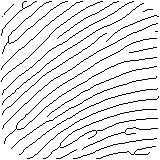
#> input picture fingerprint_storage/images/l1_sample_1.png, 160 x 160 px
$ python -i fingerprint_local.py   (imports and definitions only)   (older library calls are emulated)
#> lines starting #> are read from the running program, lines starting #| are printed output that depends on the picture
#!/usr/bin/env python3
"""
Pure-Python fingerprint engine: minutiae extraction + local-structure matching.

Why this module exists
----------------------
fingerprint_nbis.py needs NIST's mindtct/bozorth3 native binaries, which cannot
be installed on every target (an OrangePi 5B / arm64 board in particular).  This
module does the same job with nothing but numpy and opencv-python, so it runs
anywhere the rest of the system already runs.

Matching algorithm
-------------------
Two prints are compared by finding one confidently-matching pair of minutiae
(a "root"), then growing the match outward: a neighbour of one minutia is
accepted as corresponding to a neighbour of the other only if ITS geometric
relationship to an ALREADY-CONFIRMED pair also lines up. This is the same
family of algorithm real AFIS systems use (NIST's own Bozorth3 included),
and it is deliberately NOT a single global rotation+translation fit: a small
optical sensor captures a different patch of skin on every press, and that
skin stretches and shears differently in different parts of the same image,
so demanding one rigid transform for every minutia throws away correct
correspondences a local model would accept.

IMPORTANT - read before trusting this for access control: this was measured
against a global-transform matcher on the same real captures and only won by
about 30% relative (d' 0.69 -> 0.91, rank-1 58% -> 64% on 10 fingers). That
modest gap, not a dramatic one, is itself evidence: the ceiling here is set by
how few minutiae this sensor's output contains (~15 per press), not by which
matching algorithm reads them. See FINGERPRINT_DIAGNOSIS.md.

It is a drop-in replacement for fingerprint_nbis:

    engine = LocalEngine()
    template = engine.extract_template(image)     # {'xyt', 'minutiae_count', 'quality'}
    result  = identify(engine, image, profiles, gallery)

Templates are written in NIST .xyt text format ("x y theta quality" per line,
theta in degrees), so they share the xyt_template database column with NBIS and
the two engines can read each other's enrollments.

Input images
------------
Two very different kinds of image reach us, and they need different front ends:

  * ALREADY THINNED - the R503 returns a binary ridge skeleton (the sensor runs
    its own enhancement).  Detected by the pixel histogram; used directly.
  * GRAYSCALE - older sensors (FPM383C) send a real gray image.  It gets
    normalisation, a Gabor ridge filter, binarisation and thinning first.

Self test:
    py -3 fingerprint_local.py --selftest
    py -3 fingerprint_local.py --bench test/r503_captures
"""

import os
import sys
import threading
import time
from pathlib import Path
from typing import Dict, List, Optional, Sequence, Tuple

import cv2
import numpy as np

# --------------------------------------------------------------------------
# Tunables (environment overridable)
# --------------------------------------------------------------------------

# Matched-minutiae count required to accept. Measured on 10 real fingers / 50
# presses (test/test_enroll_identify.py evaluate): genuine pairs average 6.1
# matched minutiae, impostor pairs average 3.5, and NO threshold gives both a
# low false-accept and a low false-reject rate - at >=6 FAR is 3.1% but FRR is
# 58%; at >=8 FAR reaches 0% but FRR is 76%. 6 is the best balance found, not
# a safe operating point. See FINGERPRINT_DIAGNOSIS.md section "Why this has a
# hard ceiling" before trusting this threshold for real access control.
LOCAL_MATCH_THRESHOLD = int(os.environ.get("LOCAL_MATCH_THRESHOLD", "6"))

# Minutiae required to ACCEPT a sample during enrollment (a stricter, separate
# gate from the 6-minutiae floor extract_template() applies to everything,
# including a live identify query). Raised from 12 to 16 on 2026-09:
# cross-checking the 10-person / 50-sample dataset, samples below 16 minutiae
# misidentify at 40% vs 34% at >=16 - real, but a smaller effect than minutiae
# count alone explains (several wrong matches happen at 20+ minutiae too, e.g.
# a finger named 'r3' in that dataset is wrong at 21 minutiae). Raising this
# reduces, but does not eliminate, wrong matches - re-enrolling an existing
# weak finger is still worth doing, but is not by itself a fix. A finger that
# consistently can't clear this within ENROLL_RETRY_BUDGET presses (in
# fingerprint_gym.py) is one this sensor genuinely cannot capture well.
# Lowered to 10 on 2026-10 with multi-press enrollment: presses are now
# stitched into one whole-finger template (fuse_presses), so a press that only
# shows a smooth part of the finger - genuinely few minutiae, e.g. the core -
# still adds coverage instead of being rejected. 160x160 R503 presses measure
# 12-57 minutiae (median 18) on the labelled dataset.
MIN_ENROLL_MINUTIAE = int(os.environ.get("MIN_ENROLL_MINUTIAE", "10"))

# The winner must beat the runner-up client by this ratio (1.0 disables).
LOCAL_MATCH_MARGIN = float(os.environ.get("LOCAL_MATCH_MARGIN", "1.25"))

# Neighbours per minutia in the local-structure graph (see match_templates).
LOCAL_NEIGHBORS = int(os.environ.get("LOCAL_NEIGHBORS", "6"))

# Edge-compatibility tolerances for the graph matcher.
LOCAL_DIST_TOL = float(os.environ.get("LOCAL_DIST_TOL", "6.0"))
LOCAL_ANG_TOL_DEG = float(os.environ.get("LOCAL_ANG_TOL_DEG", "20.0"))

# Ignore minutiae this close to the image border: a ridge cut by the edge of
# the capture window looks exactly like a ridge ending and is not repeatable.
LOCAL_BORDER = int(os.environ.get("LOCAL_BORDER", "6"))

# Minutiae closer together than this are a binarisation artefact, not two
# separate features. 8 px is about one ridge period on a 500 dpi sensor.
LOCAL_DEDUPE_DIST = float(os.environ.get("LOCAL_DEDUPE_DIST", "8.0"))

# These matching defaults come from evaluate() in test/test_enroll_identify.py
# against 10 real fingers / 50 presses. Re-run it after changing sensor, and
# after enrolling a meaningfully larger population.

_NB = [(-1, 0), (-1, 1), (0, 1), (1, 1), (1, 0), (1, -1), (0, -1), (-1, -1)]


# ==========================================================================
# Image front end
# ==========================================================================

def _neighbors(img: np.ndarray) -> List[np.ndarray]:
    p = np.pad(img, 1)
    h, w = img.shape
    return [p[1 + dy:1 + dy + h, 1 + dx:1 + dx + w] for dy, dx in _NB]


def crossing_number(skel: np.ndarray) -> np.ndarray:
    """Rutovitz crossing number: 1 = ridge ending, >=3 = bifurcation."""
    P = _neighbors(skel)
    cn = 0.5 * sum(np.abs(P[i].astype(np.int16) - P[(i + 1) % 8].astype(np.int16))
                   for i in range(8))
    return cn.astype(np.int8)


def is_pre_thinned(image: np.ndarray) -> bool:
    """True when the sensor already returned a binary ridge skeleton."""
    vals = np.unique(image)
    if len(vals) > 4:
        return False
    # a skeleton is mostly background: thin lines cover well under half the frame
    dark = float((image < 128).mean())
    return dark < 0.45


# [7 lines left out: function _normalize, not called in this run]


def _orientation(img: np.ndarray, block: int = 8) -> np.ndarray:
    gx = cv2.Sobel(img, cv2.CV_32F, 1, 0, ksize=3)
    gy = cv2.Sobel(img, cv2.CV_32F, 0, 1, ksize=3)
    k = block * 2 + 1
    gxx = cv2.GaussianBlur(gx * gx, (k, k), block / 2.0)
    gyy = cv2.GaussianBlur(gy * gy, (k, k), block / 2.0)
    gxy = cv2.GaussianBlur(gx * gy, (k, k), block / 2.0)
    ang2 = np.arctan2(2 * gxy, gxx - gyy)
    cs = cv2.GaussianBlur(np.cos(ang2), (k, k), block / 2.0)
    sn = cv2.GaussianBlur(np.sin(ang2), (k, k), block / 2.0)
    return np.mod(np.arctan2(sn, cs) / 2.0 + np.pi / 2.0, np.pi)


# [40 lines left out: functions _ridge_period, _thin, not called in this run]


def to_skeleton(image: np.ndarray) -> Tuple[np.ndarray, np.ndarray]:
    """Return (skeleton {0,1}, foreground mask {0,1})."""
    if image.ndim == 3:
        image = cv2.cvtColor(image, cv2.COLOR_BGR2GRAY)
    image = image.astype(np.uint8)

    if is_pre_thinned(image):
        skel = (image < 128).astype(np.uint8)
        mask = np.ones_like(skel)
        return skel, mask

    # grayscale path: normalise -> Gabor along the ridge flow -> binarise -> thin
    norm = _normalize(image)
    period = _ridge_period(norm)
    freq = 1.0 / period
    orient = _orientation(norm)

    sigma = 0.65 * period
    half = int(np.ceil(2.5 * sigma))
    y, x = np.mgrid[-half:half + 1, -half:half + 1].astype(np.float32)
    n_or = 16
    bank = []
    for i in range(n_or):
        th = np.pi * i / n_or
        xr = x * np.cos(th) + y * np.sin(th)
        yr = -x * np.sin(th) + y * np.cos(th)
        g = np.exp(-0.5 * (xr ** 2 + yr ** 2) / sigma ** 2) * np.cos(2 * np.pi * freq * xr)
        bank.append((g - g.mean()).astype(np.float32))
    resp = np.stack([cv2.filter2D(norm, cv2.CV_32F, k) for k in bank])
    # A bank kernel at angle th oscillates ALONG th, so it has to run across the
    # ridges - perpendicular to orient, which is the ridge direction.
    across = np.mod(orient + np.pi / 2.0, np.pi)
    idx = (np.round(across / np.pi * n_or).astype(np.int32) % n_or)
    yy, xx = np.mgrid[0:image.shape[0], 0:image.shape[1]]
    enhanced = resp[idx, yy, xx]

    # foreground: where there is real ridge contrast
    sd = cv2.GaussianBlur(np.abs(enhanced), (0, 0), period)
    mask = (sd > 0.25 * sd.max()).astype(np.uint8)
    mask = cv2.morphologyEx(mask, cv2.MORPH_CLOSE, np.ones((9, 9), np.uint8))
    mask = cv2.morphologyEx(mask, cv2.MORPH_OPEN, np.ones((9, 9), np.uint8))

    binary = ((enhanced > 0) & (mask > 0)).astype(np.uint8)
    n, lbl, stats, _ = cv2.connectedComponentsWithStats(binary, 8)
    keep = np.zeros(n, bool)
    for i in range(1, n):
        keep[i] = stats[i, cv2.CC_STAT_AREA] >= max(8, period)
    binary = keep[lbl].astype(np.uint8)
    return _thin(binary), mask


def prune_spurs(skel: np.ndarray, spur_len: int = 8, min_component: int = 6) -> np.ndarray:
    """Remove islands and spurs (short branches hanging off a bifurcation).

    Only branches that run from a free end INTO a bifurcation within spur_len
    pixels are cut.  Shaving every endpoint instead would also eat the genuine
    ridge endings, which are the minutiae we are trying to find.
    """
    n, lbl, stats, _ = cv2.connectedComponentsWithStats(skel, 8)
    keep = np.zeros(n, bool)
    for i in range(1, n):
        keep[i] = stats[i, cv2.CC_STAT_AREA] >= min_component
    skel = keep[lbl].astype(np.uint8)

    h, w = skel.shape
    for _ in range(3):
        cn = crossing_number(skel)
        ends = np.argwhere((skel == 1) & (cn == 1))
        if len(ends) == 0:
            break
        remove = []
        for y, x in ends:
            path = [(y, x)]
            prev, cur = (y, x), (y, x)
            hit = False
            for _ in range(spur_len):
                nxt = None
                for dy, dx in _NB:
                    ny, nx = cur[0] + dy, cur[1] + dx
                    if 0 <= ny < h and 0 <= nx < w and skel[ny, nx] and (ny, nx) != prev:
                        nxt = (ny, nx)
                        break
                if nxt is None:
                    break
                if cn[nxt] >= 3:
                    hit = True
                    break
                path.append(nxt)
                prev, cur = cur, nxt
            if hit:
                remove.extend(path)
        if not remove:
            break
        for y, x in remove:
            skel[y, x] = 0
    return skel


def _walk(skel: np.ndarray, x: int, y: int, steps: int = 10):
    h, w = skel.shape
    prev, cur, n = (y, x), (y, x), 0
    for _ in range(steps):
        nxt = None
        for dy, dx in _NB:
            ny, nx = cur[0] + dy, cur[1] + dx
            if 0 <= ny < h and 0 <= nx < w and skel[ny, nx] and (ny, nx) != prev:
                nxt = (ny, nx)
                break
        if nxt is None:
            break
        prev, cur, n = cur, nxt, n + 1
    if cur == (y, x):
        return None
    # point away from the ridge body, image coords (y grows downward)
    return float(np.mod(np.arctan2(-(cur[0] - y), -(cur[1] - x)), 2 * np.pi)), n


def extract_minutiae(image: np.ndarray, border: int = LOCAL_BORDER,
                     spur_len: int = 8, min_component: int = 6,
                     dedupe_dist: float = LOCAL_DEDUPE_DIST):
    """Return (minutiae, skeleton). Minutia = (x, y, theta_rad, kind, quality)."""
    skel, mask = to_skeleton(image)
    skel = prune_spurs(skel, spur_len=spur_len, min_component=min_component)
    cn = crossing_number(skel)
    h, w = skel.shape

    inner = cv2.erode(mask, np.ones((3, 3), np.uint8), iterations=border)
    inner[:border, :] = 0
    inner[h - border:, :] = 0
    inner[:, :border] = 0
    inner[:, w - border:] = 0

    orient = _orientation(skel.astype(np.float32) * 255.0, block=10)
    out = []
    for y, x in np.argwhere((skel == 1) & (cn == 1) & (inner == 1)):
        d = _walk(skel, int(x), int(y))
        if d is None or d[1] < 4:
            continue
        out.append((int(x), int(y), d[0], 1, min(100, 40 + 6 * d[1])))
    for y, x in np.argwhere((skel == 1) & (cn >= 3) & (inner == 1)):
        out.append((int(x), int(y), float(orient[y, x]), 3, 60))

    return _dedupe(out, dedupe_dist), skel


def _dedupe(m, min_dist: float = 6.0):
    """Two minutiae closer than one ridge width are a binarisation artefact."""
    if not m:
        return []
    pts = np.array([(a[0], a[1]) for a in m], float)
    drop = np.zeros(len(m), bool)
    for i in range(len(m)):
        if drop[i]:
            continue
        d = np.hypot(pts[:, 0] - pts[i, 0], pts[:, 1] - pts[i, 1])
        for j in np.where(d < min_dist)[0]:
            if j != i:
                drop[j] = True
    return [m[i] for i in range(len(m)) if not drop[i]]


# ==========================================================================
# Template (NIST .xyt text) and matching
# ==========================================================================

# [22 lines left out: functions minutiae_to_xyt, parse_xyt, not called in this run]


def _wrap(a):
    return np.mod(a + np.pi, 2 * np.pi) - np.pi


# [159 lines left out: functions build_template, _root_candidates, _edge_compatible, match_templates, match_pairs, _grow, not called in this run]


# ==========================================================================
# Multi-press fusion ("move your finger around", as phone sensors enroll)
# ==========================================================================
# The R503 sees only ~8 mm of finger per press, ~10-20 minutiae. A live press
# can land anywhere on the finger, so it often shares too few minutiae with any
# single enrolled press. Enrollment therefore asks for presses at different
# positions and stitches them into one template covering the whole finger:
# each press is aligned onto the template through the minutiae it shares with
# it (rotation + shift), then its new minutiae are added.

# Shared minutiae needed to place a press onto the template. Fewer than this
# and the alignment could be a coincidence - the press stays a separate sample.
FUSE_MIN_PAIRS = int(os.environ.get("FUSE_MIN_PAIRS", "5"))

# Max RMS alignment error (px) for the shared minutiae; above it the press is
# not stitched (one ridge period is ~8 px at 508 dpi).
FUSE_MAX_RMS = float(os.environ.get("FUSE_MAX_RMS", "6.0"))

# A stitched minutia this close to an existing one, pointing the same way, is
# the same feature seen again: it is merged, not added twice.
FUSE_MERGE_DIST = float(os.environ.get("FUSE_MERGE_DIST", "8.0"))
FUSE_MERGE_ANGLE_DEG = float(os.environ.get("FUSE_MERGE_ANGLE_DEG", "30.0"))


# [108 lines left out: functions _rigid_fit, align_minutiae, fuse_minutiae, fuse_presses, not called in this run]


# ==========================================================================
# Engine / gallery / identification  (mirrors fingerprint_nbis)
# ==========================================================================

class LocalEngine:
    """Same surface as fingerprint_nbis.NbisEngine, no native binaries."""

    # [21 lines left out: functions __init__, extract_template, not called in this run]

    def match(self, xyt1: str, xyt2: str) -> int:
        return match_templates(build_template(parse_xyt(xyt1)),
                               build_template(parse_xyt(xyt2)))


class GalleryCache:
    """Holds enrolled pair tables in memory, rebuilt when enrollment changes."""

    # [23 lines left out: functions __init__, _samples_of, _signature_of, not called in this run]

    def invalidate(self) -> None:
        with self._lock:
            self._signature = None

    # [133 lines left out: functions build, identify, _selftest, _bench, not called in this run]


# [7 lines not run here, left out]

>>> import cv2
>>> picture = cv2.imread('fingerprint_storage/images/l1_sample_1.png')
#> picture is the input picture: shape (160, 160, 3); 90.6% white; black in thin lines or dots
>>> result = extract_minutiae(picture)
#> in is_pre_thinned, `vals = np.unique(image)`: vals = [0, 255]
#> in is_pre_thinned, `dark = float((image < 128).mean())`: dark = 0.0938
#> in prune_spurs, `n, lbl, stats, _ = cv2.connectedComponentsWithStats(skel, 8)`:
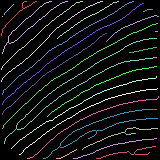
#> lbl: shape (160, 160) int32; 26 distinct labels, from 0 to 25; one colour per label, 0 black
#> in prune_spurs, `n, lbl, stats, _ = cv2.connectedComponentsWithStats(skel, 8)`: n = 26; stats = 26 rows, first 6: [0, 0, 160, 160, 23199], [1, 1, 36, 35, 51], [2, 1, 66, 53, 122], [1, 1, 82, 69, 84], [1, 1, 102, 81, 105], [57, 1, 62, 38, 62]
#> the loop in prune_spurs, `for _ in range(3):` made 1 pass
#> pass 1, in _neighbors, `p = np.pad(img, 1)`:
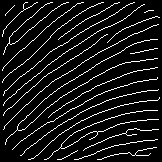
#> p: shape (162, 162); values 0 (black) and 1 (white), 9.1% white in thin lines or dots
#> in _orientation, `gxy = cv2.GaussianBlur(gx * gy, (k, k), block / 2.0)`:
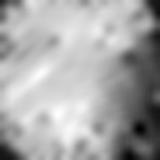
#> gxy: shape (160, 160) float32; min -6447.7, max 66325.5, mean 41452.9; drawn with min black and max white
#> in _orientation, `ang2 = np.arctan2(2 * gxy, gxx - gyy)`:
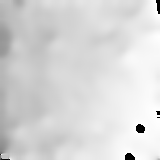
#> ang2: shape (160, 160) float32; min -3.14, max 3.14, mean 2.18; drawn with min black and max white
#> in _orientation, `cs = cv2.GaussianBlur(np.cos(ang2), (k, k), block / 2.0)`:
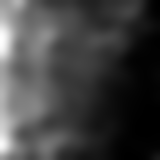
#> cs: shape (160, 160) float32; min -1, max 0.775, mean -0.541; drawn with min black and max white
#> in _orientation, `sn = cv2.GaussianBlur(np.sin(ang2), (k, k), block / 2.0)`:
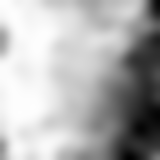
#> sn: shape (160, 160) float32; min 0.0044, max 0.997, mean 0.69
#> in _orientation, `return np.mod(np.arctan2(sn, cs) / 2.0 + np.pi / 2.0, np.pi)`:
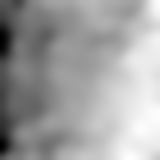
#> returned value: shape (160, 160) float32; min 1.91, max 3.14, mean 2.68; drawn with min black and max white
#> the loop in extract_minutiae, `for y, x in np.argwhere((skel == 1) & (cn == 1) & (inner == 1)):` made 13 passes
#> (y, x, d) on passes 1 to 8: (9, 152, (6.06, 9)), (11, 143, (2.92, 9)), (33, 106, (5.67, 10)), (38, 57, (2.47, 10)), (41, 106, (2.41, 10)), (52, 129, (2.94, 10)), (116, 47, (2.47, 10)), (133, 135, (0, 10))
#> after the loop in extract_minutiae, `for y, x in np.argwhere((skel == 1) & (cn == 1) & (inner == 1)):`: out = 13 items, first 6: (152, 9, 6.06, 1, 94), (143, 11, 2.92, 1, 94), (106, 33, 5.67, 1, 100), (57, 38, 2.47, 1, 100), (106, 41, 2.41, 1, 100), (129, 52, 2.94, 1, 100)
#> the loop in extract_minutiae, `for y, x in np.argwhere((skel == 1) & (cn >= 3) & (inner == 1)):` made 7 passes
#> (y, x) on passes 1 to 7: (8, 23), (42, 8), (128, 16), (131, 96), (132, 124), (146, 59), (153, 134)
#> after the loop in extract_minutiae, `for y, x in np.argwhere((skel == 1) & (cn >= 3) & (inner == 1)):`: out = 20 items, first 6: (152, 9, 6.06, 1, 94), (143, 11, 2.92, 1, 94), (106, 33, 5.67, 1, 100), (57, 38, 2.47, 1, 100), (106, 41, 2.41, 1, 100), (129, 52, 2.94, 1, 100)
#> in _dedupe, `pts = np.array([(a[0], a[1]) for a in m], float)`: pts = 20 rows, first 8: [152, 9], [143, 11], [106, 33], [57, 38], [106, 41], [129, 52], [47, 116], [135, 133]
#> the loop in _dedupe, `for i in range(len(m)):` made 20 passes

$ run again, on fingerprint_storage/images/l1_sample_5.png
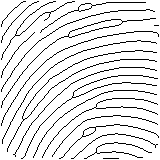
#> input picture fingerprint_storage/images/l1_sample_5.png, 160 x 160 px
#> picture is the input picture: shape (160, 160, 3); 89.6% white; black in thin lines or dots
#> image: shape (160, 160); 89.6% white; black in thin lines or dots
#> vals = [0, 255]
#> dark = 0.104
#> mask: shape (160, 160); every value is 1
#> in prune_spurs, `n, lbl, stats, _ = cv2.connectedComponentsWithStats(skel, 8)`:
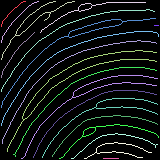
#> lbl: shape (160, 160) int32; 21 distinct labels, from 0 to 20; one colour per label, 0 black
#> in prune_spurs, `n, lbl, stats, _ = cv2.connectedComponentsWithStats(skel, 8)`: n = 21; stats = 21 rows, first 6: [0, 0, 160, 160, 22950], [1, 1, 25, 26, 30], [1, 1, 38, 42, 47], [1, 1, 74, 59, 139], [40, 2, 106, 31, 124], [1, 9, 154, 83, 167]
#> img: shape (160, 160) float32; 10.3% white in thin lines or dots
#> in _orientation, `sn = cv2.GaussianBlur(np.sin(ang2), (k, k), block / 2.0)`:
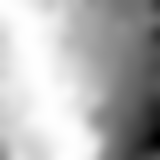
#> sn: shape (160, 160) float32; min -0.78, max 0.997, mean 0.465; drawn with min black and max white
#> the loop in extract_minutiae, `for y, x in np.argwhere((skel == 1) & (cn == 1) & (inner == 1)):` made 5 passes
#> (y, x, d) on passes 1 to 5: (20, 44, (2.23, 10)), (32, 34, (5.55, 10)), (32, 40, (2.41, 10)), (151, 7, (1.95, 10)), (152, 151, (0.381, 10))
#> after the loop in extract_minutiae, `for y, x in np.argwhere((skel == 1) & (cn == 1) & (inner == 1)):`: out = [(44, 20, 2.23, 1, 100), (34, 32, 5.55, 1, 100), (40, 32, 2.41, 1, 100), (7, 151, 1.95, 1, 100), (151, 152, 0.381, 1, 100)]
#> the loop in extract_minutiae, `for y, x in np.argwhere((skel == 1) & (cn >= 3) & (inner == 1)):` made 11 passes
#> (y, x) on passes 1 to 8: (10, 78), (12, 50), (21, 122), (35, 15), (36, 68), (97, 72), (107, 95), (119, 23)
#> after the loop in extract_minutiae, `for y, x in np.argwhere((skel == 1) & (cn >= 3) & (inner == 1)):`: out = 16 items, first 6: (44, 20, 2.23, 1, 100), (34, 32, 5.55, 1, 100), (40, 32, 2.41, 1, 100), (7, 151, 1.95, 1, 100), (151, 152, 0.381, 1, 100), (78, 10, 2.9, 3, 60)
#> pts = 16 rows, first 8: [44, 20], [34, 32], [40, 32], [7, 151], [151, 152], [78, 10], [50, 12], [122, 21]
#> in _dedupe, `drop = np.zeros(len(m), bool)`: drop = [False, False, False, False, False, False, False, False, False, False, False, False, False, False, False, False]
#> the loop in _dedupe, `for i in range(len(m)):` made 16 passes
#> after the loop in _dedupe, `for i in range(len(m)):`: drop = [False, False, True, False, False, False, False, False, False, False, False, False, False, False, False, False]
